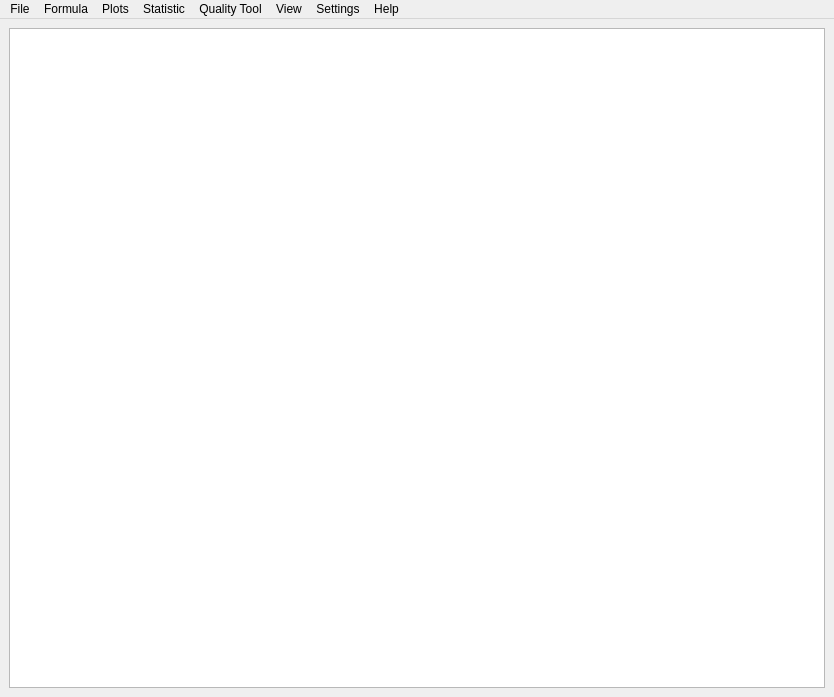
<?xml version="1.0" encoding="UTF-8"?>
<ui version="4.0">
 <class>GUI</class>
 <widget class="QMainWindow" name="GUI">
  <property name="geometry">
   <rect>
    <x>0</x>
    <y>0</y>
    <width>834</width>
    <height>697</height>
   </rect>
  </property>
  <property name="cursor">
   <cursorShape>ArrowCursor</cursorShape>
  </property>
  <property name="mouseTracking">
   <bool>false</bool>
  </property>
  <property name="windowTitle">
   <string>Test demo</string>
  </property>
  <widget class="QWidget" name="centralwidget">
   <layout class="QHBoxLayout" name="horizontalLayout">
    <item>
     <widget class="QTableWidget" name="tableWidget">
      <property name="dragEnabled">
       <bool>true</bool>
      </property>
     </widget>
    </item>
   </layout>
  </widget>
  <widget class="QMenuBar" name="menuBar">
   <property name="geometry">
    <rect>
     <x>0</x>
     <y>0</y>
     <width>834</width>
     <height>21</height>
    </rect>
   </property>
   <widget class="QMenu" name="menuview">
    <property name="title">
     <string>View</string>
    </property>
    <addaction name="actionFull_Screen"/>
    <addaction name="actionNormal"/>
   </widget>
   <widget class="QMenu" name="menuSet">
    <property name="title">
     <string>Settings</string>
    </property>
    <addaction name="actionperference"/>
   </widget>
   <widget class="QMenu" name="menuHelp">
    <property name="title">
     <string>Help</string>
    </property>
    <addaction name="actionsearch"/>
   </widget>
   <widget class="QMenu" name="menuFormula">
    <property name="title">
     <string>Formula</string>
    </property>
    <addaction name="actionRandom_Int"/>
    <addaction name="action_statistics"/>
   </widget>
   <widget class="QMenu" name="menuMenu">
    <property name="title">
     <string>File</string>
    </property>
    <addaction name="actionNew"/>
    <addaction name="actionSave"/>
    <addaction name="actionQuit"/>
   </widget>
   <widget class="QMenu" name="menuplot">
    <property name="title">
     <string>Plots</string>
    </property>
    <addaction name="action"/>
    <addaction name="action_3"/>
    <addaction name="action_4"/>
    <addaction name="action_5"/>
    <addaction name="action_6"/>
    <addaction name="action_7"/>
    <addaction name="actionProbability_Plot"/>
   </widget>
   <widget class="QMenu" name="menu">
    <property name="title">
     <string>Statistic</string>
    </property>
    <widget class="QMenu" name="menuDOE">
     <property name="title">
      <string>DOE</string>
     </property>
     <addaction name="action_12"/>
     <addaction name="action_13"/>
    </widget>
    <addaction name="action_T"/>
    <addaction name="action_T_2"/>
    <addaction name="action_T_3"/>
    <addaction name="actionANOVA"/>
    <addaction name="action_8"/>
    <addaction name="action_9"/>
    <addaction name="action_10"/>
    <addaction name="action_11"/>
    <addaction name="menuDOE"/>
   </widget>
   <widget class="QMenu" name="menuQuality_Tool">
    <property name="title">
     <string>Quality Tool</string>
    </property>
    <widget class="QMenu" name="menuControl_Chart">
     <property name="title">
      <string>Control Chart</string>
     </property>
     <addaction name="actionI_MR_Chart"/>
     <addaction name="actionX_Bar_Chart"/>
    </widget>
    <addaction name="actionType_I_Gage_Study"/>
    <addaction name="actionGage_R_R"/>
    <addaction name="actionKAPPA_2"/>
    <addaction name="actionProcess_Capability_Analysis"/>
    <addaction name="menuControl_Chart"/>
   </widget>
   <addaction name="menuMenu"/>
   <addaction name="menuFormula"/>
   <addaction name="menuplot"/>
   <addaction name="menu"/>
   <addaction name="menuQuality_Tool"/>
   <addaction name="menuview"/>
   <addaction name="menuSet"/>
   <addaction name="menuHelp"/>
  </widget>
  <action name="actionNew">
   <property name="text">
    <string>New</string>
   </property>
   <property name="shortcut">
    <string>`</string>
   </property>
  </action>
  <action name="actionSave">
   <property name="text">
    <string>Save       Ctrl+S</string>
   </property>
  </action>
  <action name="actionQuit">
   <property name="text">
    <string>Quit</string>
   </property>
  </action>
  <action name="actionFull_Screen">
   <property name="checkable">
    <bool>false</bool>
   </property>
   <property name="text">
    <string>Full Screen</string>
   </property>
  </action>
  <action name="actionNormal">
   <property name="text">
    <string>Normal</string>
   </property>
  </action>
  <action name="actionperference">
   <property name="text">
    <string>Perference</string>
   </property>
  </action>
  <action name="actionPID">
   <property name="text">
    <string>PID</string>
   </property>
  </action>
  <action name="actionPareto">
   <property name="text">
    <string>Pareto</string>
   </property>
  </action>
  <action name="actionsearch">
   <property name="text">
    <string>Search</string>
   </property>
  </action>
  <action name="action">
   <property name="text">
    <string>Time Series Plot</string>
   </property>
  </action>
  <action name="action_2">
   <property name="text">
    <string>控制图</string>
   </property>
  </action>
  <action name="action_3">
   <property name="text">
    <string>Scatter Plot</string>
   </property>
  </action>
  <action name="action_4">
   <property name="text">
    <string>Histogram</string>
   </property>
  </action>
  <action name="action_5">
   <property name="text">
    <string>Pareto Chart</string>
   </property>
  </action>
  <action name="action_6">
   <property name="text">
    <string>Individual Plot</string>
   </property>
  </action>
  <action name="action_7">
   <property name="text">
    <string>Box Plot</string>
   </property>
  </action>
  <action name="actionKAPPA">
   <property name="text">
    <string>KAPPA</string>
   </property>
  </action>
  <action name="action_T">
   <property name="enabled">
    <bool>true</bool>
   </property>
   <property name="text">
    <string>1 Sample T Test</string>
   </property>
   <property name="visible">
    <bool>true</bool>
   </property>
  </action>
  <action name="action_T_2">
   <property name="text">
    <string>2 Sample T Test</string>
   </property>
  </action>
  <action name="action_T_3">
   <property name="text">
    <string>Paired T Test</string>
   </property>
  </action>
  <action name="actionANOVA">
   <property name="text">
    <string>ANOVA</string>
   </property>
  </action>
  <action name="action_8">
   <property name="text">
    <string>Chi-SQ Test</string>
   </property>
  </action>
  <action name="action_9">
   <property name="text">
    <string>2 Variances Test</string>
   </property>
  </action>
  <action name="action_10">
   <property name="text">
    <string>Simple Linear Regression</string>
   </property>
  </action>
  <action name="action_11">
   <property name="text">
    <string>Regression</string>
   </property>
  </action>
  <action name="action_12">
   <property name="text">
    <string>Full Factorial</string>
   </property>
  </action>
  <action name="action_13">
   <property name="text">
    <string>Partial Factorial</string>
   </property>
  </action>
  <action name="actionType_I_Gage_Study">
   <property name="text">
    <string>Type I Gage Study</string>
   </property>
  </action>
  <action name="actionGage_R_R">
   <property name="text">
    <string>Gage R&amp;&amp;R</string>
   </property>
  </action>
  <action name="actionKAPPA_2">
   <property name="text">
    <string>KAPPA</string>
   </property>
  </action>
  <action name="actionProcess_Capability_Analysis">
   <property name="text">
    <string>Process Capability Analysis</string>
   </property>
  </action>
  <action name="actionI_MR_Chart">
   <property name="text">
    <string>I-MR Chart</string>
   </property>
  </action>
  <action name="actionX_Bar_Chart">
   <property name="text">
    <string>X-Bar R Chart</string>
   </property>
  </action>
  <action name="actionProbability_Plot">
   <property name="enabled">
    <bool>false</bool>
   </property>
   <property name="text">
    <string>Probability Plot </string>
   </property>
  </action>
  <action name="actionRandom_Int">
   <property name="text">
    <string>Random Int</string>
   </property>
  </action>
  <action name="action_statistics">
   <property name="text">
    <string>Basic Statistics</string>
   </property>
  </action>
 </widget>
 <resources/>
 <connections>
  <connection>
   <sender>actionFull_Screen</sender>
   <signal>triggered()</signal>
   <receiver>GUI</receiver>
   <slot>showMaximized()</slot>
   <hints>
    <hint type="sourcelabel">
     <x>-1</x>
     <y>-1</y>
    </hint>
    <hint type="destinationlabel">
     <x>305</x>
     <y>273</y>
    </hint>
   </hints>
  </connection>
  <connection>
   <sender>actionNormal</sender>
   <signal>triggered()</signal>
   <receiver>GUI</receiver>
   <slot>showNormal()</slot>
   <hints>
    <hint type="sourcelabel">
     <x>-1</x>
     <y>-1</y>
    </hint>
    <hint type="destinationlabel">
     <x>305</x>
     <y>273</y>
    </hint>
   </hints>
  </connection>
 </connections>
</ui>
